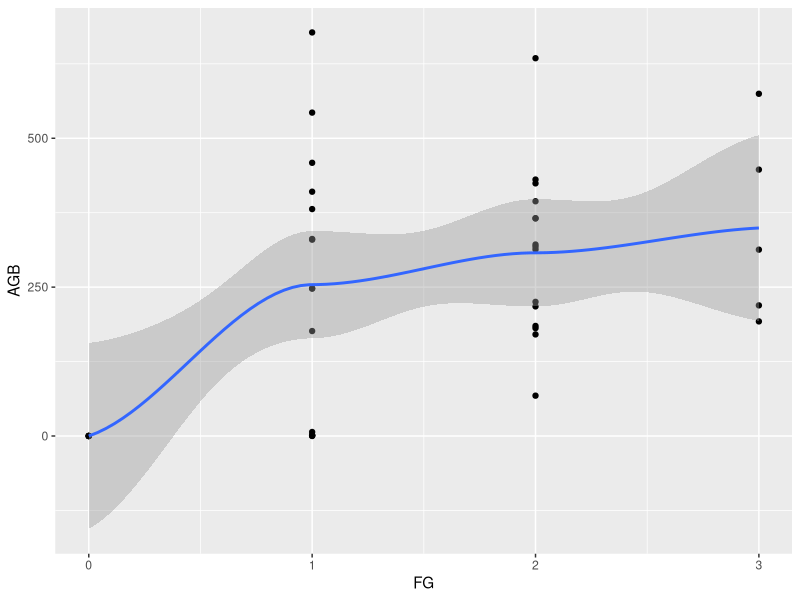
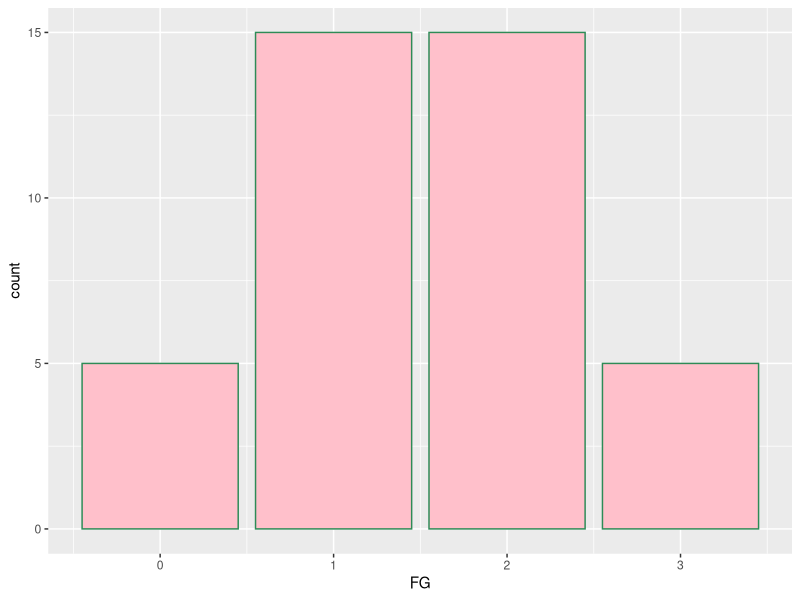
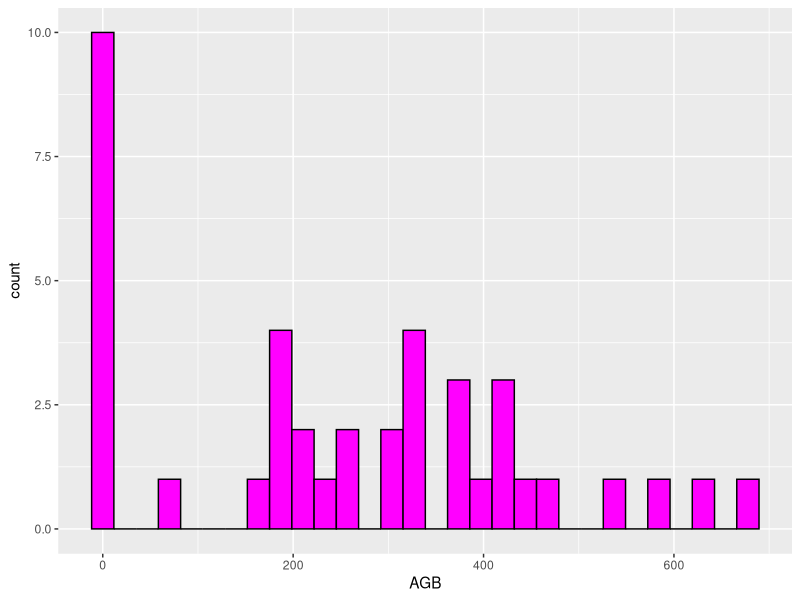
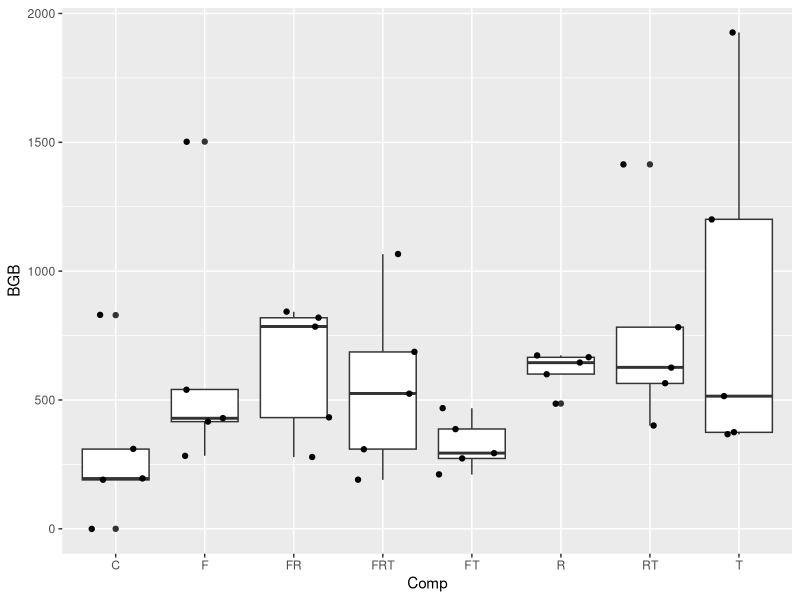
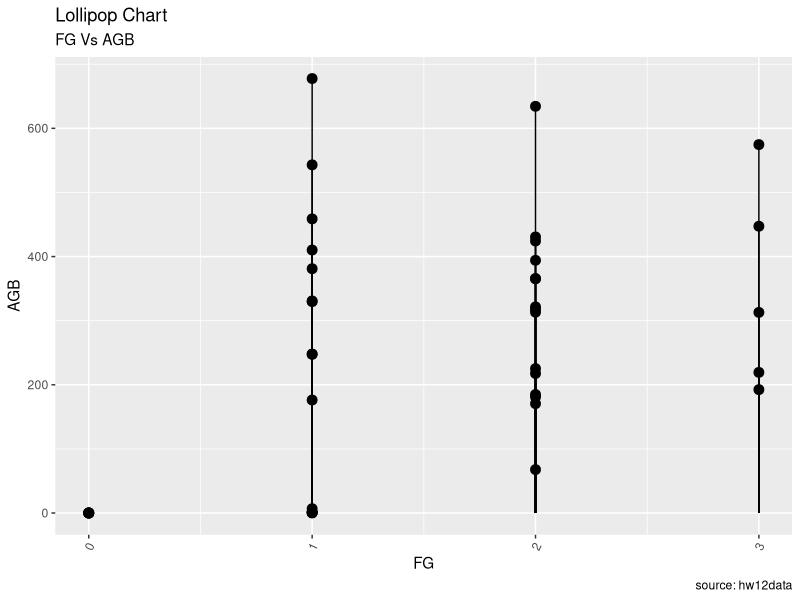
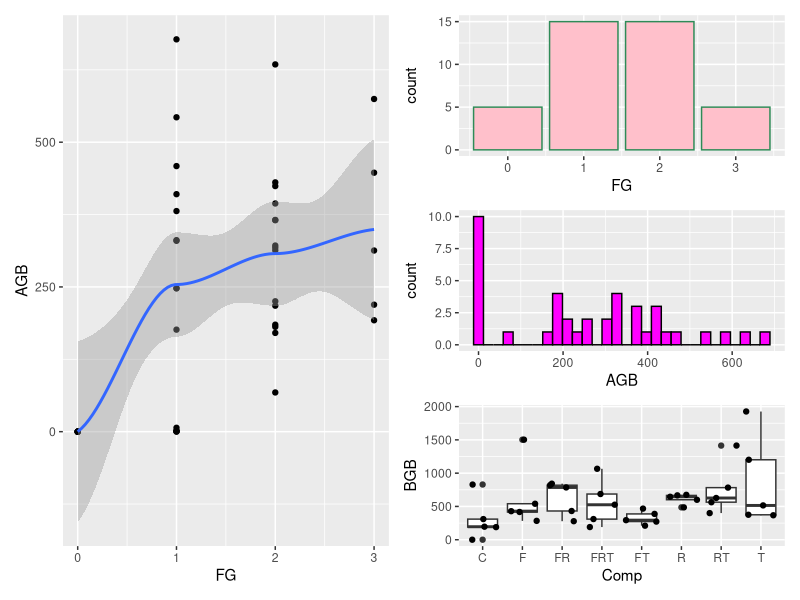

Recreate these plots in R, in order.
## ---- chunk 1
knitr::opts_chunk$set(echo = TRUE)
## ---- chunk 2
#Preliminaries
library(ggplot2)
library(ggthemes)
library(patchwork)
library(TeachingDemos)
char2seed("coffee")
d <- read.csv("hw12data.csv")
str(d)

# First Graph
g1 <- ggplot(data=d, mapping=aes(x=FG,y=AGB)) +
  geom_point() +
  geom_smooth()
print(g1)
# Second Graph
g2 <- ggplot(data=d,
             mapping=aes(x=FG,fill=I("pink"),color=I("seagreen"))) +
  geom_bar(stat="count") +
  theme(legend.position = "none")
print(g2)
# Third Graph
g3 <- ggplot(data=d,
             mapping=aes(x=AGB,fill=I("magenta"),color=I("black"))) + geom_histogram()
print(g3)
# Fourth Graph
g4 <- ggplot(data=d,
             mapping=aes(x=Comp,y=BGB,fill=BGB)) + geom_boxplot() + geom_jitter() + theme(legend.position="none")
g4

#New Fancy Chart- This did not work the way I wanted it to, but it is a cool tool. 

g5 <- ggplot(data=d, aes(x=FG, y=AGB)) + 
  geom_point(size=3) + 
  geom_segment(aes(x=FG, 
                   xend=FG, 
                   y=0, 
                   yend=AGB)) + 
  labs(title="Lollipop Chart", 
       subtitle="FG Vs AGB", 
       caption="source: hw12data") + 
  theme(axis.text.x = element_text(angle=65, vjust=0.6))

print(g5)

#Adding then all together
g1 + { 
  g2 + 
    g3 + 
      g4 +
       plot_layout(ncol=1)
    
  
} 
plot_layout(ncol=1)
